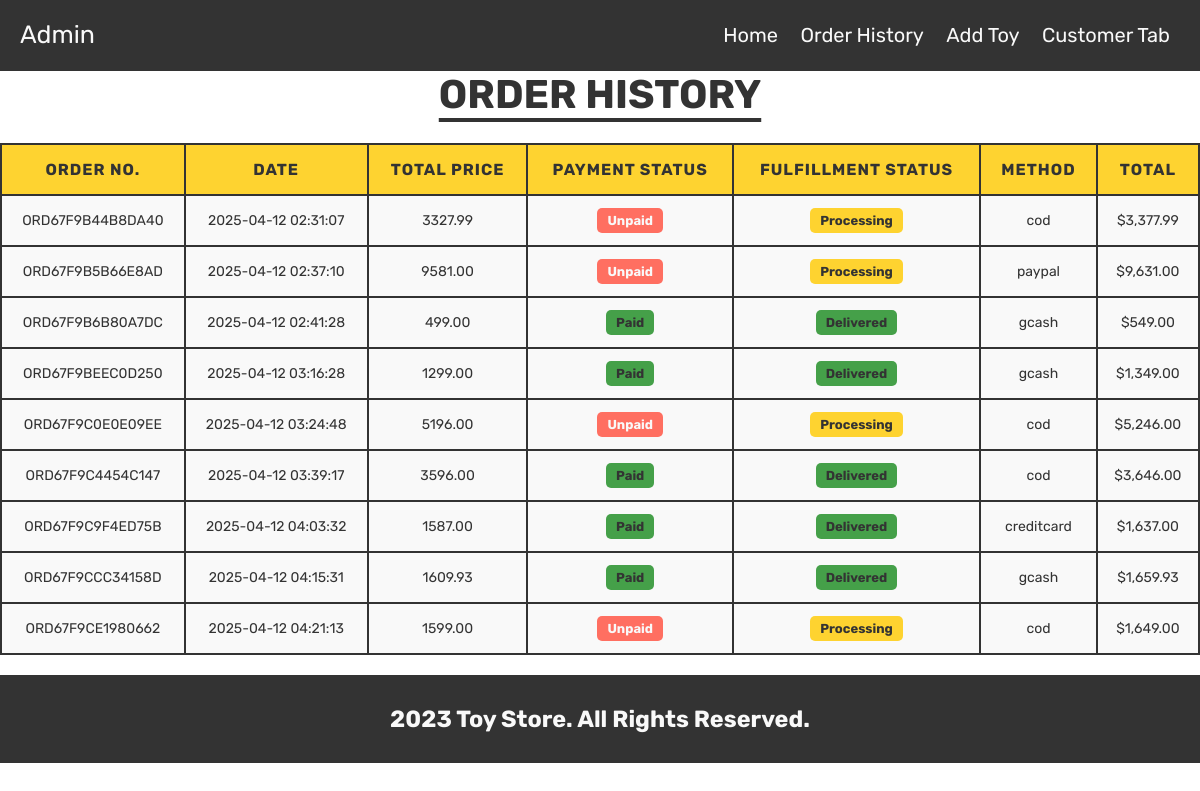
The app's page /admin/order_history.php with its own data.
### tables this page shows
CREATE TABLE `orders` (
  `id` int(11) NOT NULL,
  `order_number` varchar(20) DEFAULT NULL,
  `user_id` int(11) NOT NULL,
  `order_date` datetime NOT NULL,
  `shipping_fee` decimal(10,2) NOT NULL DEFAULT 0.00,
  `total_price` decimal(10,2) NOT NULL,
  `payment_status` enum('paid','unpaid') NOT NULL DEFAULT 'unpaid',
  `fulfillment_status` enum('processing','delivered') NOT NULL DEFAULT 'processing',
  `method` enum('cod','creditcard','gcash','paypal') NOT NULL,
  `order_summary` text DEFAULT NULL
);

### admin/order_history.php (the view, shortened to what this page needs)
<?php
include 'includes/db.php';
$stmt = $pdo->prepare("SELECT o.*, u.username FROM orders o JOIN users u ON o.user_id = u.id");
$stmt->execute();
?>
<!DOCTYPE html>
<html lang="en">
<head>
    <link rel="stylesheet" href="css/styles.css">
    <link rel="stylesheet" href="https://cdnjs.cloudflare.com/ajax/libs/font-awesome/6.5.0/css/all.min.css">
</head>
<body>
    <?php include 'includes/headers.php'; ?>
    <h1 class="title">Order History</h1>
    <table>
        <thead>
            <tr>
                <th>Order No.</th>
                <th>Date</th>
                <th>Total Price</th>
                <th>Payment Status</th>
                <th>Fulfillment Status</th>
                <th>Method</th>
                <th>Total</th>
            </tr>
        </thead>
        <tbody>
         <?php while ($row = $stmt->fetch(PDO::FETCH_ASSOC)) : ?>
         <?php
               $paymentClass = strtolower($row['payment_status']);
               $fulfillmentClass = strtolower($row['fulfillment_status']);
         ?>
         <tr>
               <td><?= $row['order_number'] ?></td>
               <td><?= $row['order_date'] ?></td>
               <td><?= $row['total_price'] ?></td>
               <td>
                  <span class="status payment clickable-status <?= $paymentClass ?>"
                     data-order="<?= $row['order_number'] ?>">
                     <?= ucfirst($row['payment_status']) ?>
                  </span>
               </td>
               <td>
                  <span class="status fulfillment clickable-status <?= $fulfillmentClass ?>"
                     data-order="<?= $row['order_number'] ?>">
                     <?= ucfirst($row['fulfillment_status']) ?>
                  </span>
               </td>
               <td><?= $row['method'] ?></td>
               <td>$<?= number_format($row['total_price'] + $row['shipping_fee'], 2) ?></td>
            </tr>
            <?php endwhile; ?>
         </tbody>
    </table>
<?php include 'includes/footer.php'; ?>
</body>
</html>

### admin/css/styles.css (style rules this page uses)
:root { --yellow:#45a049; --red:#ff6f61; --white:#f9f9f9; --black:#333; --light-color:#777; --green:#fed330 ; --border:.2rem solid var(--black); }
* { font-family: 'Rubik', sans-serif; margin:0; padding:0; box-sizing: border-box; outline: none; border: none; text-decoration: none; }
html { font-size: 62.5%; overflow-x: hidden; scroll-behavior: smooth; stop-opacity: 7rem; }
.title { text-align: center; margin-bottom: 2.5rem; font-size: 4rem; color:var(--black); text-transform: uppercase; text-decoration: underline; text-underline-offset: 1rem; }
table { width: 100%; border-collapse: collapse; margin: 2rem auto; text-align: center; border: var(--border); background-color: var(--white); }
thead { background-color: var(--green); color: var(--black); border-bottom: var(--border); }
thead tr { text-align: center; }
thead th { padding: 1.5rem; font-size: 1.6rem; text-transform: uppercase; letter-spacing: 0.1rem; border-right: var(--border); text-align: center; }
thead th:last-child { border-right: none; }
tbody td { padding: 1.2rem; font-size: 1.4rem; border-top: var(--border); border-right: var(--border); text-align: center; color: var(--black); }
tbody td:last-child { border-right: none; }
.status { padding: 0.5rem 1rem; border-radius: 0.5rem; font-weight: bold; text-transform: capitalize; font-size: 1.3rem; display: inline-block; }
.status.paid { background-color: var(--yellow); color: var(--black); }
.status.unpaid { background-color: var(--red); color: var(--white); }
.status.processing { background-color: var(--green); color: var(--black); }
.status.delivered { background-color: var(--yellow); color: var(--black); }
.clickable-status { cursor: pointer; user-select: none; transition: 0.3s; }

### records on screen
orders: order_number "ORD67F9B44B8DA40", order_date "2025-04-12 02:31:07", total_price "3327.99", payment_status "Unpaid", fulfillment_status "Processing", method "cod", $row['total_price'] + $row['shipping_fee'] "3,377.99"
orders: order_number "ORD67F9B5B66E8AD", order_date "2025-04-12 02:37:10", total_price "9581.00", payment_status "Unpaid", fulfillment_status "Processing", method "paypal", $row['total_price'] + $row['shipping_fee'] "9,631.00"
orders: order_number "ORD67F9B6B80A7DC", order_date "2025-04-12 02:41:28", total_price "499.00", payment_status "Paid", fulfillment_status "Delivered", method "gcash", $row['total_price'] + $row['shipping_fee'] "549.00"
orders: order_number "ORD67F9BEEC0D250", order_date "2025-04-12 03:16:28", total_price "1299.00", payment_status "Paid", fulfillment_status "Delivered", method "gcash", $row['total_price'] + $row['shipping_fee'] "1,349.00"
orders: order_number "ORD67F9C0E0E09EE", order_date "2025-04-12 03:24:48", total_price "5196.00", payment_status "Unpaid", fulfillment_status "Processing", method "cod", $row['total_price'] + $row['shipping_fee'] "5,246.00"
orders: order_number "ORD67F9C4454C147", order_date "2025-04-12 03:39:17", total_price "3596.00", payment_status "Paid", fulfillment_status "Delivered", method "cod", $row['total_price'] + $row['shipping_fee'] "3,646.00"
orders: order_number "ORD67F9C9F4ED75B", order_date "2025-04-12 04:03:32", total_price "1587.00", payment_status "Paid", fulfillment_status "Delivered", method "creditcard", $row['total_price'] + $row['shipping_fee'] "1,637.00"
orders: order_number "ORD67F9CCC34158D", order_date "2025-04-12 04:15:31", total_price "1609.93", payment_status "Paid", fulfillment_status "Delivered", method "gcash", $row['total_price'] + $row['shipping_fee'] "1,659.93"
orders: order_number "ORD67F9CE1980662", order_date "2025-04-12 04:21:13", total_price "1599.00", payment_status "Unpaid", fulfillment_status "Processing", method "cod", $row['total_price'] + $row['shipping_fee'] "1,649.00"
